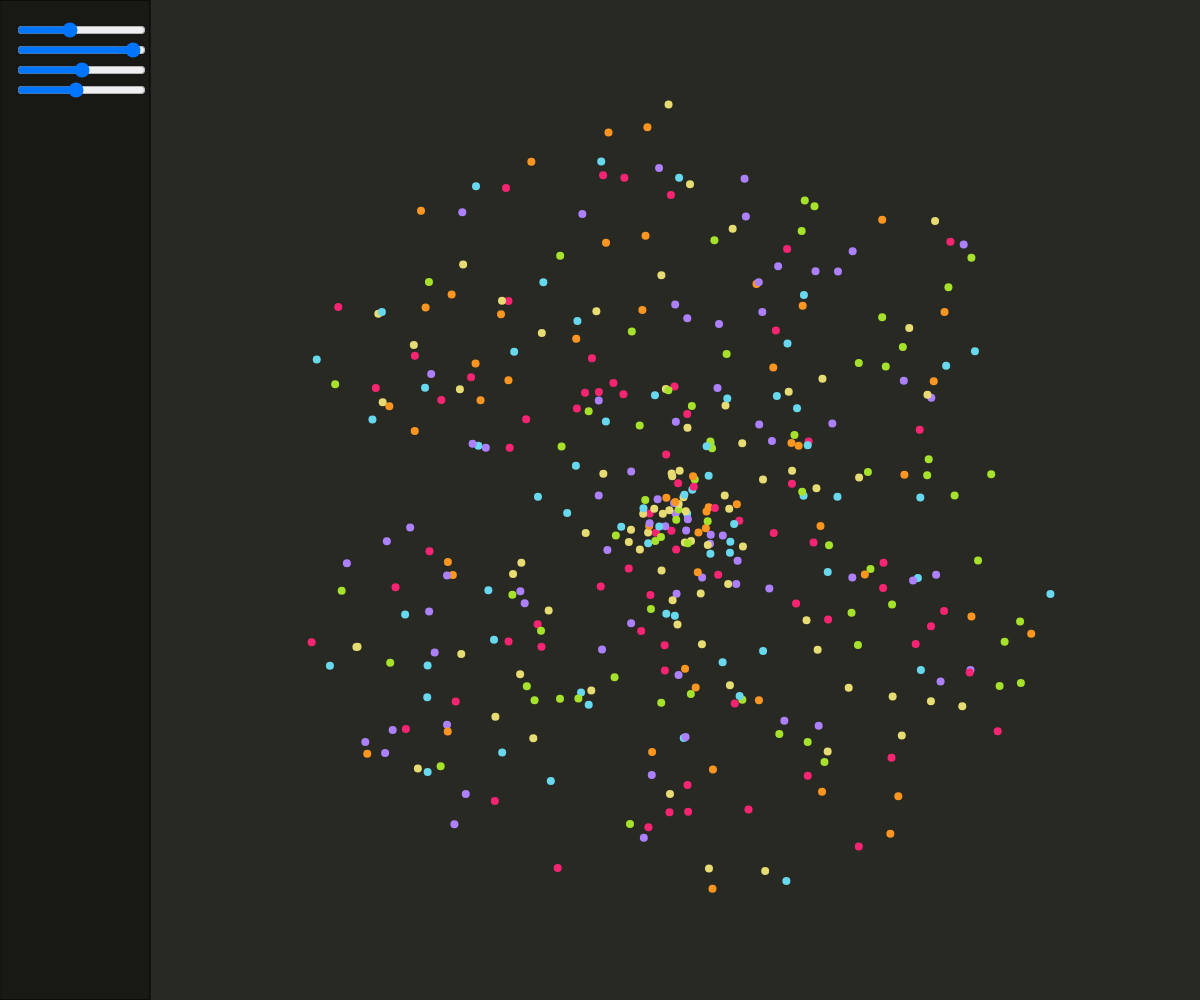
Frame 1 (no input)
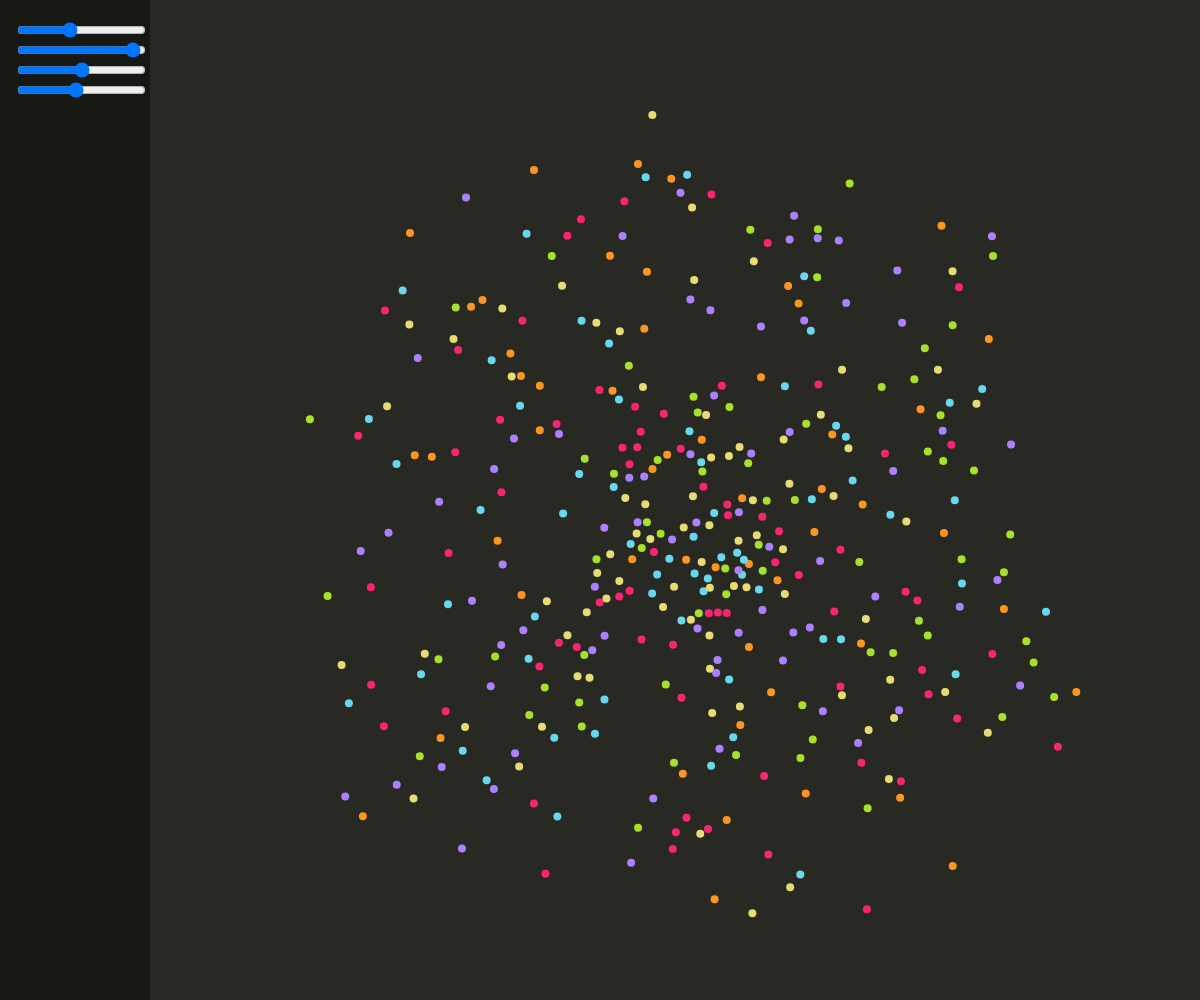
Frame 60 (no input)
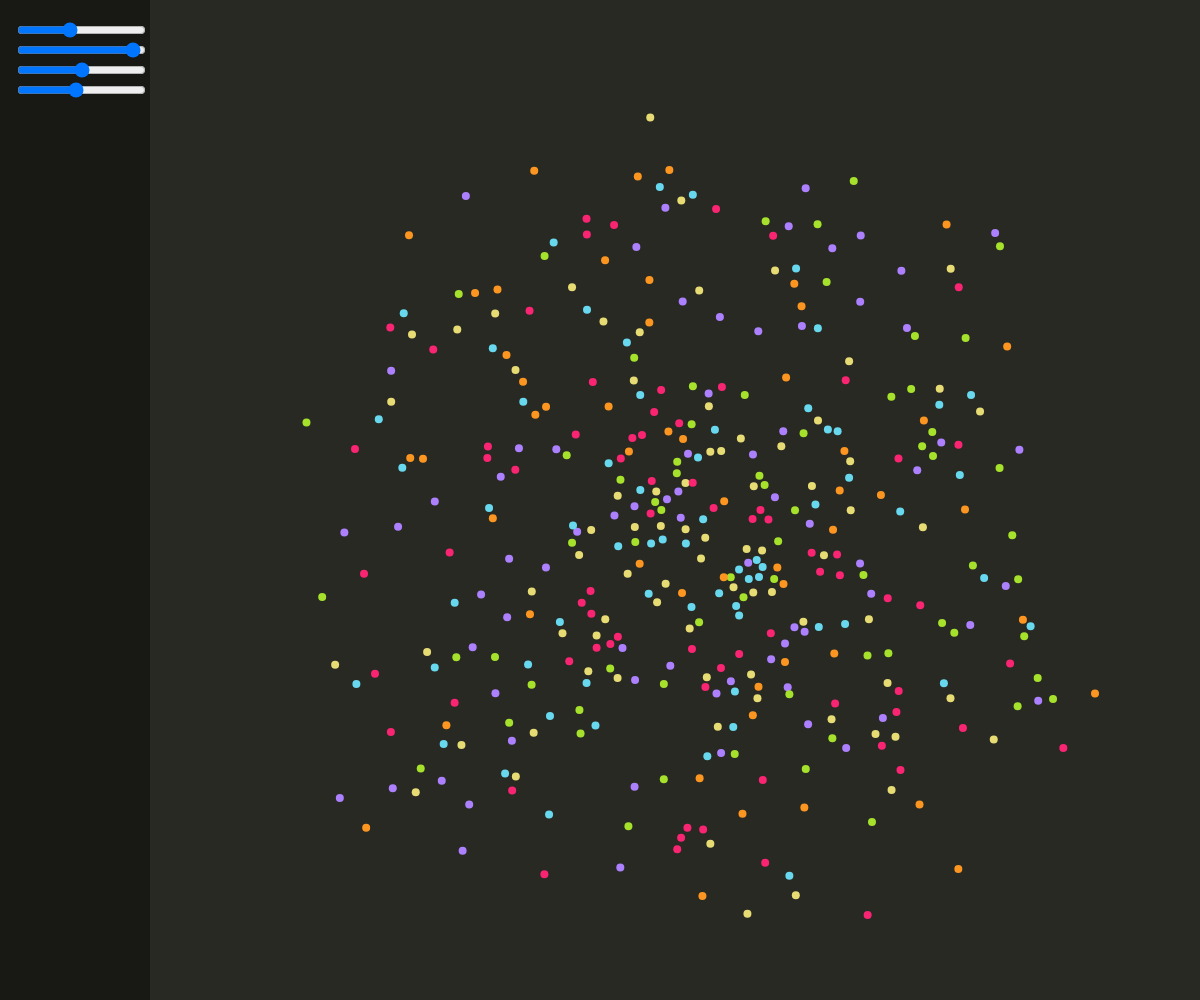
Frame 120 (the mouse pressed at the canvas centre since frame 60)

The p5.js sketch that drew these frames (run headless with seeded random() and noise() and a simulated clock; from frame 60 on, the mouse is pressed at the canvas centre):

// p5.js sketch
// ── sketch.js
var numParticles = 400;
var particles = [];
var numTypes = 6;
var interactions = [];

var friction = 0.96;
var bounciness = 1.1;

let colors;
var radius = 4;

var maxDist = 45;
var minDist = 1e-2;
var maxVel = 5;

var controlBar = true;
var controlBarWidth = 150;

let frictionSlider, particleSlider, maxVelSlider;

function setup() {
  // create a canvas the same size the window
  createCanvas(window.innerWidth, window.innerHeight);

  colors = [color(172, 128, 255),
            color(166, 226, 44),
            color(104, 216, 239),
            color(253, 150, 33),
            color(249, 36,  114),
            color(231, 219, 116)];

  // create a bunch of particles at random positions and velocities
  for (var i=0; i<numParticles; i++) {
    var r = Math.random() * Math.min(window.innerWidth, window.innerHeight) * 0.4;
    var theta = Math.random() * 2 * Math.PI;
    particles.push(createParticle());
  }

  // specify the interactions between particles
  for (var i=0; i<numTypes; i++){
    var row = [];
    for (var j=0; j<numTypes; j++){
      row.push(Math.random() * 0.001 - 0.0005);
    }
    interactions.push(row);
  }

  if (controlBar) {
    addSlidersToControlBar();
  }
}

function draw() {
  background(40, 41, 35);
  if (controlBar) {
    // draw the controlbar
    fill(24,25,21);
    rect(0,0, controlBarWidth, window.innerHeight);
    respondToControlBar();
  }

  noStroke();

  for (var i in particles) {
    var p = particles[i];

    var force = calculateForce(i);

    // accelerate the particle
    p.vel.x += force.x;
    p.vel.y += force.y;

    // apply friction
    p.vel.x *= friction;
    p.vel.y *= friction;

    // limit the particle speed
    p.vel.x = Math.sign(p.vel.x) * Math.min(Math.abs(p.vel.x), maxVel);
    p.vel.y = Math.sign(p.vel.y) * Math.min(Math.abs(p.vel.y), maxVel);

    // move the particle
    p.pos.x += p.vel.x;
    p.pos.y += p.vel.y;

    // bounce off the walls
    if (p.pos.x < radius + controlBar*controlBarWidth) {
      p.vel.x *= -bounciness;
      p.pos.x = radius + controlBar*controlBarWidth;
    }
    if (p.pos.x > window.innerWidth - radius) {
      p.vel.x *= -bounciness;
      p.pos.x = window.innerWidth - radius;
    }
    if (p.pos.y < radius) {
      p.vel.y *= -bounciness;
      p.pos.y = radius;
    }
    if (p.pos.y > window.innerHeight - radius) {
      p.vel.y *= -bounciness;
      p.pos.y = window.innerHeight - radius;
    }

    // draw the particle
    fill(colors[p.type]);
    ellipse(p.pos.x, p.pos.y, radius * 2, radius * 2);
  }
}

function getRandInt(min, max) {
  return Math.floor(Math.random() * (max - min) ) + min;
}

// calculate the forces from other particles
function calculateForce(i) {
  var p = particles[i];
  var force = {x: 0, y: 0};

  for (var j in particles) {
    if (i != j) {
      var q = particles[j];
      var dx = p.pos.x - q.pos.x;
      var dy = p.pos.y - q.pos.y;
      var dx2 = Math.pow(dx,2);
      var dy2 = Math.pow(dy,2);
      var d2 = Math.max(minDist, dx2 + dy2);
      var d = Math.sqrt(d2);

      if (d < maxDist) {
        var c = interactions[p.type][q.type]; // coefficient from particle types
        var e = Math.pow(2,-d/maxDist*25); // force to prevent intersections
        force.x += (c*d + e) * Math.sqrt(1 - dy2/d2)*Math.sign(dx);
        force.y += (c*d + e) * Math.sqrt(1 - dx2/d2)*Math.sign(dy);
      }
    }
  }

  return force;
}

function createParticle() {
  var r = Math.random() * Math.min(window.innerWidth, window.innerHeight) * 0.4;
  var theta = Math.random() * 2 * Math.PI;
  var particle = {pos: {x: (controlBar*controlBarWidth + window.innerWidth)/2 + Math.cos(theta) * r,
                        y: window.innerHeight/2 + Math.sin(theta) * r},
                  vel: {x:Math.random()*4-1,
                        y:Math.random()*4-1},
                  type: getRandInt(0,numTypes)};
  return particle;
}

function addSlidersToControlBar() {
  particleSlider = createSlider(0, 1000, numParticles);
  particleSlider.position(controlBarWidth*0.1,20);
  frictionSlider = createSlider(0, 1000, friction * 1000);
  frictionSlider.position(controlBarWidth*0.1,40);
  maxVelSlider = createSlider(0, 100, maxVel*10);
  maxVelSlider.position(controlBarWidth*0.1,60);
  maxDistSlider = createSlider(0, 100, maxDist);
  maxDistSlider.position(controlBarWidth*0.1,80);
}

function respondToControlBar() {
  // update the number of particles according to the slider
  numParticles = particleSlider.value();
  if (particles.length > numParticles) {
    particles.pop();
  }
  else if (particles.length < numParticles) {
    particles.push(createParticle());
  }

  friction = frictionSlider.value()/1000;
  maxVel = maxVelSlider.value()/10;
  maxDist = maxDistSlider.value();
}
